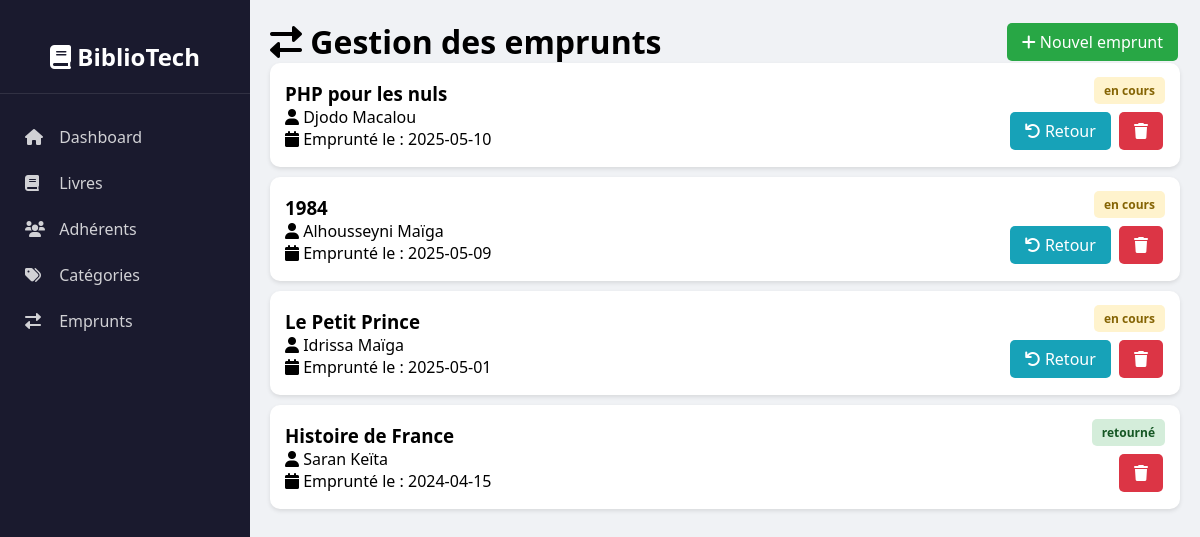
Screenshot of /index.php?controller=emprunt&action=index with the database file from the repository.
### tables this page shows
CREATE TABLE emprunts(
    livre_id int,
    adherent_id int,
    primary key (livre_id, adherent_id),
    date_emprunt date not null,
    statut varchar(20) not null,
    FOREIGN KEY (livre_id) REFERENCES livres(id) ON DELETE CASCADE,
    FOREIGN KEY (adherent_id) REFERENCES adherents(id) ON DELETE CASCADE
);

CREATE TABLE livres(
    id int primary key auto_increment,
    titre varchar(50) not null,
    auteur varchar(20) not null,
    annee_publication int not null,
    nombre_exemplaire int not null,
    categorie_id int not null,
    FOREIGN KEY (categorie_id) REFERENCES categories(id) ON DELETE CASCADE
);

CREATE TABLE adherents(
    id int primary key auto_increment,
    nom varchar(30),
    adresse varchar(20),
    tel varchar(15),
    email varchar(100) not null,
    date_insc date
);

### controllers/EmpruntController.php (called while the page is built, shortened)
<?php
require_once 'models/Emprunt.php';
class EmpruntController {
    private $emprunt;
    public function __construct() {
        $this->emprunt = new Emprunt();
    }
    public function index() {
        $emprunts = $this->emprunt->getAll();
        include 'views/emprunts/index.php';
    }
}
?>

### config/database.php (called while the page is built)
<?php
class Database {
    private $host = "localhost";
    private $dbname = "coursBiblio_db";
    private $username = "root";
    private $password = "maig2004";
    private $conn;
    public function __construct() {
        try {
            $this->conn = new PDO(
                "mysql:host={$this->host};dbname={$this->dbname};charset=utf8",
                $this->username,
                $this->password
            );
            $this->conn->setAttribute(PDO::ATTR_ERRMODE, PDO::ERRMODE_EXCEPTION);
        } catch(PDOException $e) {
            die("Erreur de connexion : " . $e->getMessage());
        }
    }
    public function getConnection() {
        return $this->conn;
    }
}
?>

### models/Emprunt.php (called while the page is built, shortened)
<?php
require_once 'config/Database.php';
class Emprunt {
    private $conn;
    private $table = "emprunts";
    public function __construct() {
        $database = new Database();
        $this->conn = $database->getConnection();
    }
    public function getAll() {
        $query = "SELECT e.*, l.titre as livre_titre, a.nom as adherent_nom
                  FROM {$this->table} e
                  LEFT JOIN livres l ON e.livre_id = l.id
                  LEFT JOIN adherents a ON e.adherent_id = a.id
                  ORDER BY e.date_emprunt DESC";
        $stmt = $this->conn->prepare($query);
        $stmt->execute();
        return $stmt->fetchAll(PDO::FETCH_ASSOC);
    }
}
?>

### views/emprunts/index.php (the view, shortened to what this page needs)
<!DOCTYPE html>
<html>
<head>
    <link rel="stylesheet" href="https://cdnjs.cloudflare.com/ajax/libs/font-awesome/6.0.0/css/all.min.css">
    <link rel="stylesheet" href="../views/style.css">
</head>
<body>
    <div class="sidebar">
        <div class="logo"><h2><i class="fas fa-book"></i> BiblioTech</h2></div>
        <a href="index.php?controller=dashboard&action=index" class="nav-item"><i class="fas fa-home"></i> Dashboard</a>
        <a href="index.php?controller=livre&action=index" class="nav-item"><i class="fas fa-book"></i> Livres</a>
        <a href="index.php?controller=adherent&action=index" class="nav-item"><i class="fas fa-users"></i> Adhérents</a>
        <a href="index.php?controller=categorie&action=index" class="nav-item"><i class="fas fa-tags"></i> Catégories</a>
        <a href="index.php?controller=emprunt&action=index" class="nav-item"><i class="fas fa-exchange-alt"></i> Emprunts</a>
    </div>
    <div class="main-content">
        <div style="display: flex; justify-content: space-between; align-items: center;">
            <h1><i class="fas fa-exchange-alt"></i> Gestion des emprunts</h1>
            <a href="index.php?controller=emprunt&action=create" class="btn btn-add">
                <i class="fas fa-plus"></i> Nouvel emprunt
            </a>
        </div>
        <?php foreach($emprunts as $emprunt): ?>
        <div class="emprunt-row">
            <div>
                <h3><?= htmlspecialchars($emprunt['livre_titre']) ?></h3>
                <p><i class="fas fa-user"></i> <?= htmlspecialchars($emprunt['adherent_nom']) ?></p>
                <p><i class="fas fa-calendar"></i> Emprunté le : <?= $emprunt['date_emprunt'] ?></p>
            </div>
            <div style="text-align: right;">
                <span class="status status-<?= $emprunt['statut'] == 'en cours' ? 'en-cours' : 'retourne' ?>">
                    <?= $emprunt['statut'] ?>
                </span>
                <div style="margin-top: 10px;">
                    <?php if($emprunt['statut'] == 'en cours'): ?>
                        <a href="index.php?controller=emprunt&action=retour&livre_id=<?= $emprunt['livre_id'] ?>&adherent_id=<?= $emprunt['adherent_id'] ?>"
                           class="btn btn-view" onclick="return confirm('Retourner ce livre ?')">
                            <i class="fas fa-undo"></i> Retour
                        </a>
                    <?php endif; ?>
                    <a href="index.php?controller=emprunt&action=delete&livre_id=<?= $emprunt['livre_id'] ?>&adherent_id=<?= $emprunt['adherent_id'] ?>"
                       class="btn btn-delete" onclick="return confirm('Supprimer ?')">
                        <i class="fas fa-trash"></i>
                    </a>
                </div>
            </div>
        </div>
        <?php endforeach; ?>
    </div>
</body>
</html>

### views/style.css (style rules this page uses)
* { margin: 0; padding: 0; box-sizing: border-box; }
body { font-family: 'Segoe UI', Tahoma, Geneva, Verdana, sans-serif; background: #f0f2f5; }
.sidebar { position: fixed; left: 0; top: 0; width: 250px; height: 100%; background: #1a1a2e; color: white; padding: 20px 0; }
.main-content { margin-left: 250px; padding: 20px; }
.logo { text-align: center; padding: 20px; border-bottom: 1px solid rgba(255, 255, 255, 0.1); margin-bottom: 20px; }
.nav-item { display: block; padding: 12px 25px; color: rgba(255, 255, 255, 0.8); text-decoration: none; transition: 0.3s; }
.nav-item i { margin-right: 10px; width: 20px; }
.btn { display: inline-block; padding: 8px 15px; border-radius: 5px; text-decoration: none; margin: 2px; border: none; cursor: pointer; }
.btn-add { background: #28a745; color: white; }
.btn-delete { background: #dc3545; color: white; }
.btn-view { background: #17a2b8; color: white; }
.status { padding: 5px 10px; border-radius: 5px; font-size: 12px; font-weight: bold; }
.status-en-cours { background: #fff3cd; color: #856404; }
.status-retourne { background: #d4edda; color: #155724; }
.emprunt-row { background: white; margin-bottom: 10px; padding: 15px; border-radius: 10px; display: flex; justify-content: space-between; align-items: center; box-shadow: 0 2px 4px rgba(0, 0, 0, 0.1); }

### rows the page displays
emprunts: livre.titre "PHP pour les nuls", adherent.nom "Djodo Macalou", date_emprunt "2025-05-10", statut "en cours"
emprunts: livre.titre "1984", adherent.nom "Alhousseyni Maïga", date_emprunt "2025-05-09", statut "en cours"
emprunts: livre.titre "Le Petit Prince", adherent.nom "Idrissa Maïga", date_emprunt "2025-05-01", statut "en cours"
emprunts: livre.titre "Histoire de France", adherent.nom "Saran Keïta", date_emprunt "2024-04-15", statut "retourné"
